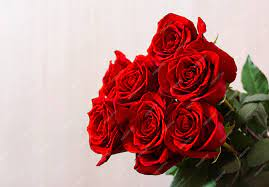
#> input picture actividad_escalaColores/flor.jpg, 269 x 187 px, found by its file name
$ python saludo.py
#> lines starting #> are read from the running program, lines starting #| are printed output that depends on the picture; after the words box and inside, x2 and y2 are one past the last pixel; in counts of white or black regions, pixels touching at a corner belong together
import cv2
import numpy as np
import imutils

rojoBajo1 = np.array([0, 140, 90], np.uint8)
rojoAlto1 = np.array([8, 255, 255], np.uint8)
rojoBajo2 = np.array([160, 140, 90], np.uint8)
rojoAlto2 = np.array([180, 255, 255], np.uint8)


# leer imagen

image = cv2.imread('C:\\Users\\elvan\\Downloads\\uabc_3_sem\\lenguaje c\\lenguajeC\\actividad_escalaColores\\flor.jpg')
#> image is the input picture: shape (187, 269, 3); mean B, G, R 130.8, 133.8, 180.3
image = imutils.resize(image, width=640)
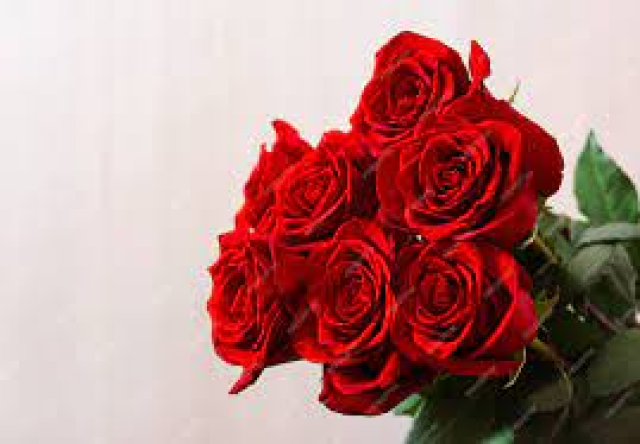
#> image: shape (444, 640, 3); mean B, G, R 130.8, 133.8, 180.3

# transformando a otros espacios de color
imageGray = cv2.cvtColor(image, cv2.COLOR_BGR2GRAY)
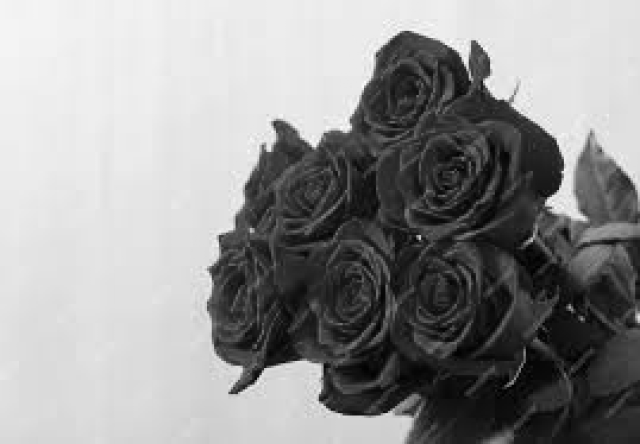
#> imageGray: shape (444, 640); min 0, max 254, mean 147.4
imageHSV = cv2.cvtColor(image, cv2.COLOR_BGR2HSV)
#> imageHSV: shape (444, 640, 3); mean H, S, V 52.9, 102.5, 181.3

# detectando el color rojo
maskRojo1 = cv2.inRange(imageHSV, rojoBajo1, rojoAlto1)
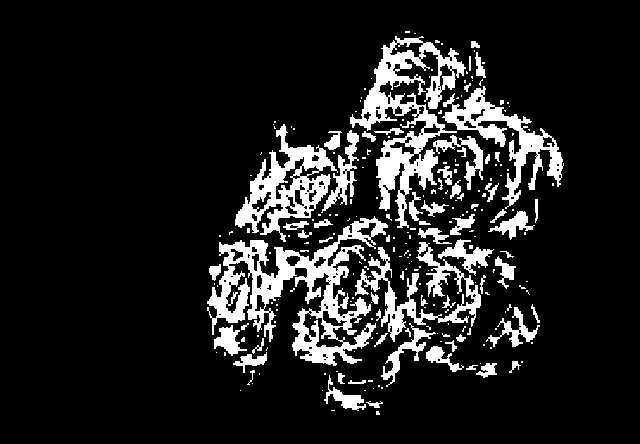
#> maskRojo1: shape (444, 640); 12.8% white; 235 white regions (168 under 20 px), largest, box (x1, y1, x2, y2) and area: (207, 216, 388, 366) 8639, (350, 36, 466, 228) 6588, (235, 124, 338, 242) 4087
maskRojo2 = cv2.inRange(imageHSV, rojoBajo2, rojoAlto2)
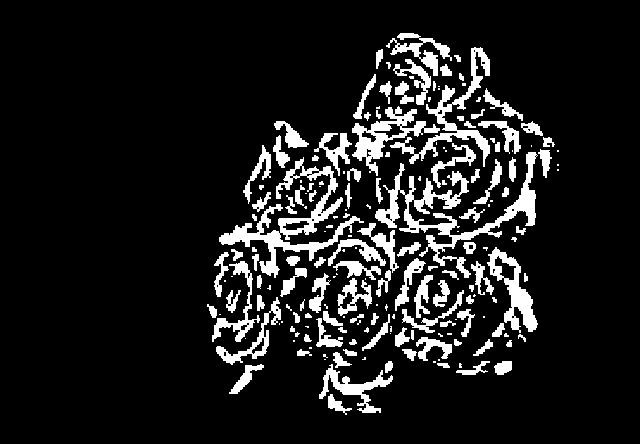
#> maskRojo2: shape (444, 640); 11.5% white; 189 white regions (73 under 20 px), largest, box (x1, y1, x2, y2) and area: (375, 152, 538, 278) 3951, (219, 157, 364, 278) 3408, (390, 47, 490, 167) 2049
mask = cv2.add(maskRojo1, maskRojo2)
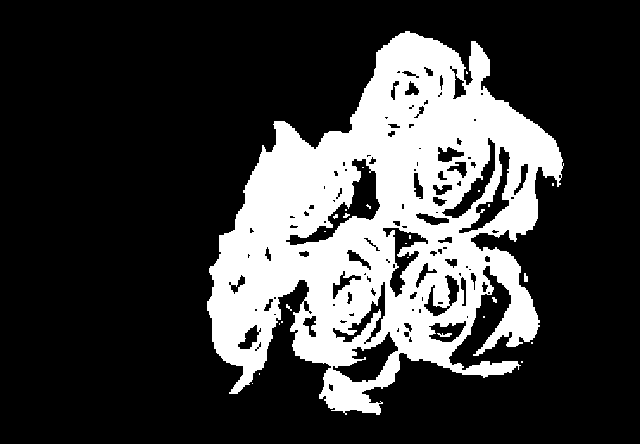
#> mask: shape (444, 640); 24.3% white; 25 white regions (20 under 20 px), largest, box (x1, y1, x2, y2) and area: (207, 31, 564, 415) 68865, (437, 333, 452, 337) 40, (524, 273, 528, 282) 30, (343, 213, 350, 218) 21, (492, 297, 497, 303) 20


cv2.imshow('image', image)
cv2.imshow('mask', mask)
cv2.waitKey(0)
cv2.destroyAllWindows()
